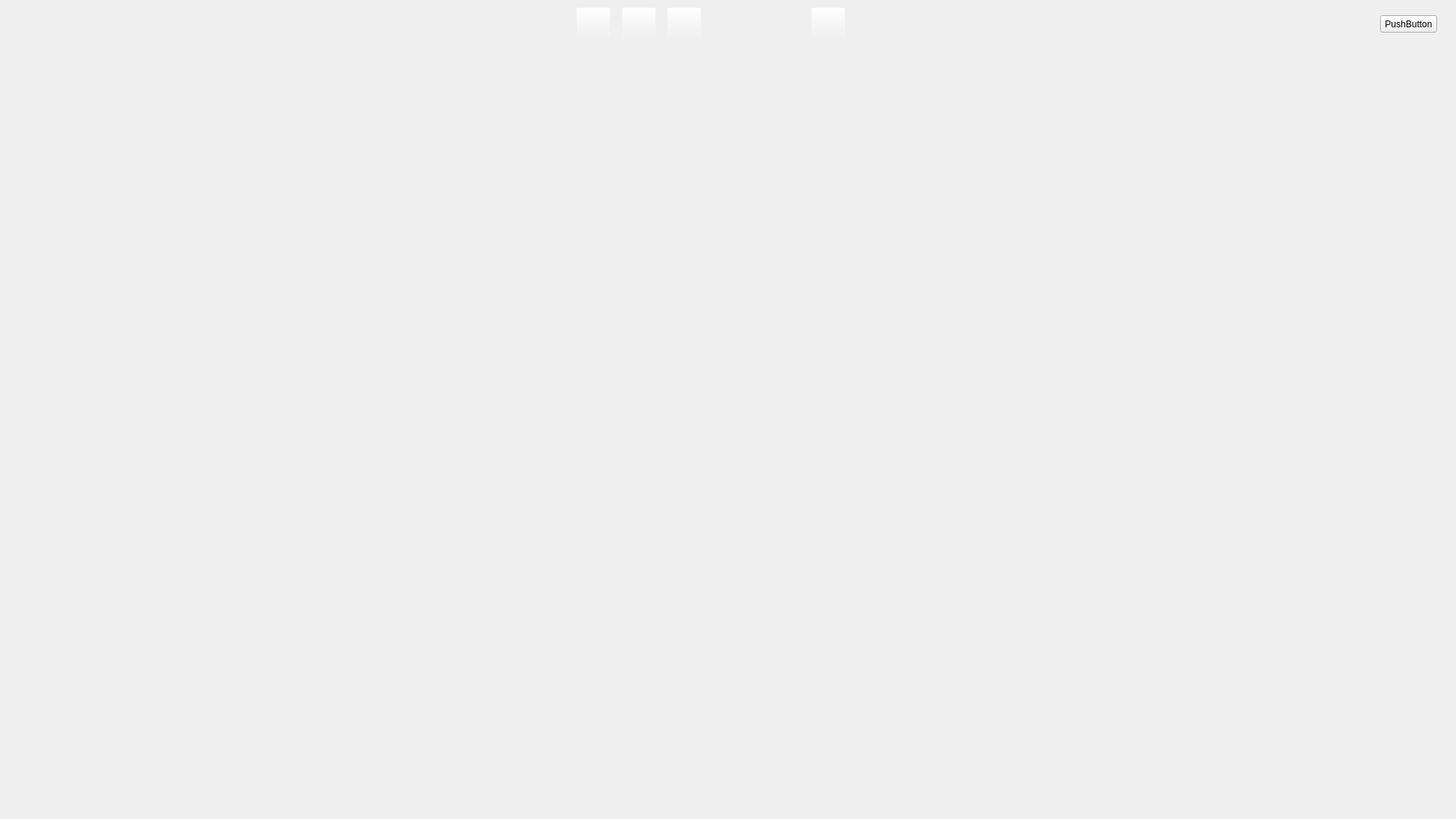
<?xml version="1.0" encoding="UTF-8"?>
<ui version="4.0">
 <class>NNTCClass</class>
 <widget class="QDialog" name="NNTCClass">
  <property name="enabled">
   <bool>true</bool>
  </property>
  <property name="geometry">
   <rect>
    <x>0</x>
    <y>0</y>
    <width>1920</width>
    <height>1080</height>
   </rect>
  </property>
  <property name="maximumSize">
   <size>
    <width>1920</width>
    <height>1080</height>
   </size>
  </property>
  <property name="contextMenuPolicy">
   <enum>Qt::NoContextMenu</enum>
  </property>
  <property name="windowTitle">
   <string/>
  </property>
  <property name="windowOpacity">
   <double>1.000000000000000</double>
  </property>
  <widget class="QPushButton" name="ButtonPlay">
   <property name="geometry">
    <rect>
     <x>760</x>
     <y>10</y>
     <width>45</width>
     <height>45</height>
    </rect>
   </property>
   <property name="palette">
    <palette>
     <active>
      <colorrole role="WindowText">
       <brush brushstyle="SolidPattern">
        <color alpha="255">
         <red>0</red>
         <green>0</green>
         <blue>0</blue>
        </color>
       </brush>
      </colorrole>
      <colorrole role="Button">
       <brush brushstyle="SolidPattern">
        <color alpha="0">
         <red>240</red>
         <green>240</green>
         <blue>240</blue>
        </color>
       </brush>
      </colorrole>
      <colorrole role="Light">
       <brush brushstyle="SolidPattern">
        <color alpha="0">
         <red>255</red>
         <green>255</green>
         <blue>255</blue>
        </color>
       </brush>
      </colorrole>
      <colorrole role="Midlight">
       <brush brushstyle="SolidPattern">
        <color alpha="0">
         <red>247</red>
         <green>247</green>
         <blue>247</blue>
        </color>
       </brush>
      </colorrole>
      <colorrole role="Dark">
       <brush brushstyle="SolidPattern">
        <color alpha="0">
         <red>120</red>
         <green>120</green>
         <blue>120</blue>
        </color>
       </brush>
      </colorrole>
      <colorrole role="Mid">
       <brush brushstyle="SolidPattern">
        <color alpha="0">
         <red>160</red>
         <green>160</green>
         <blue>160</blue>
        </color>
       </brush>
      </colorrole>
      <colorrole role="Text">
       <brush brushstyle="SolidPattern">
        <color alpha="255">
         <red>0</red>
         <green>0</green>
         <blue>0</blue>
        </color>
       </brush>
      </colorrole>
      <colorrole role="BrightText">
       <brush brushstyle="SolidPattern">
        <color alpha="255">
         <red>255</red>
         <green>255</green>
         <blue>255</blue>
        </color>
       </brush>
      </colorrole>
      <colorrole role="ButtonText">
       <brush brushstyle="SolidPattern">
        <color alpha="255">
         <red>0</red>
         <green>0</green>
         <blue>0</blue>
        </color>
       </brush>
      </colorrole>
      <colorrole role="Base">
       <brush brushstyle="SolidPattern">
        <color alpha="255">
         <red>255</red>
         <green>255</green>
         <blue>255</blue>
        </color>
       </brush>
      </colorrole>
      <colorrole role="Window">
       <brush brushstyle="SolidPattern">
        <color alpha="0">
         <red>240</red>
         <green>240</green>
         <blue>240</blue>
        </color>
       </brush>
      </colorrole>
      <colorrole role="Shadow">
       <brush brushstyle="SolidPattern">
        <color alpha="255">
         <red>0</red>
         <green>0</green>
         <blue>0</blue>
        </color>
       </brush>
      </colorrole>
      <colorrole role="AlternateBase">
       <brush brushstyle="SolidPattern">
        <color alpha="127">
         <red>247</red>
         <green>247</green>
         <blue>247</blue>
        </color>
       </brush>
      </colorrole>
      <colorrole role="ToolTipBase">
       <brush brushstyle="SolidPattern">
        <color alpha="255">
         <red>255</red>
         <green>255</green>
         <blue>220</blue>
        </color>
       </brush>
      </colorrole>
      <colorrole role="ToolTipText">
       <brush brushstyle="SolidPattern">
        <color alpha="255">
         <red>0</red>
         <green>0</green>
         <blue>0</blue>
        </color>
       </brush>
      </colorrole>
     </active>
     <inactive>
      <colorrole role="WindowText">
       <brush brushstyle="SolidPattern">
        <color alpha="255">
         <red>0</red>
         <green>0</green>
         <blue>0</blue>
        </color>
       </brush>
      </colorrole>
      <colorrole role="Button">
       <brush brushstyle="SolidPattern">
        <color alpha="0">
         <red>240</red>
         <green>240</green>
         <blue>240</blue>
        </color>
       </brush>
      </colorrole>
      <colorrole role="Light">
       <brush brushstyle="SolidPattern">
        <color alpha="0">
         <red>255</red>
         <green>255</green>
         <blue>255</blue>
        </color>
       </brush>
      </colorrole>
      <colorrole role="Midlight">
       <brush brushstyle="SolidPattern">
        <color alpha="0">
         <red>247</red>
         <green>247</green>
         <blue>247</blue>
        </color>
       </brush>
      </colorrole>
      <colorrole role="Dark">
       <brush brushstyle="SolidPattern">
        <color alpha="0">
         <red>120</red>
         <green>120</green>
         <blue>120</blue>
        </color>
       </brush>
      </colorrole>
      <colorrole role="Mid">
       <brush brushstyle="SolidPattern">
        <color alpha="0">
         <red>160</red>
         <green>160</green>
         <blue>160</blue>
        </color>
       </brush>
      </colorrole>
      <colorrole role="Text">
       <brush brushstyle="SolidPattern">
        <color alpha="255">
         <red>0</red>
         <green>0</green>
         <blue>0</blue>
        </color>
       </brush>
      </colorrole>
      <colorrole role="BrightText">
       <brush brushstyle="SolidPattern">
        <color alpha="255">
         <red>255</red>
         <green>255</green>
         <blue>255</blue>
        </color>
       </brush>
      </colorrole>
      <colorrole role="ButtonText">
       <brush brushstyle="SolidPattern">
        <color alpha="255">
         <red>0</red>
         <green>0</green>
         <blue>0</blue>
        </color>
       </brush>
      </colorrole>
      <colorrole role="Base">
       <brush brushstyle="SolidPattern">
        <color alpha="255">
         <red>255</red>
         <green>255</green>
         <blue>255</blue>
        </color>
       </brush>
      </colorrole>
      <colorrole role="Window">
       <brush brushstyle="SolidPattern">
        <color alpha="0">
         <red>240</red>
         <green>240</green>
         <blue>240</blue>
        </color>
       </brush>
      </colorrole>
      <colorrole role="Shadow">
       <brush brushstyle="SolidPattern">
        <color alpha="255">
         <red>0</red>
         <green>0</green>
         <blue>0</blue>
        </color>
       </brush>
      </colorrole>
      <colorrole role="AlternateBase">
       <brush brushstyle="SolidPattern">
        <color alpha="127">
         <red>247</red>
         <green>247</green>
         <blue>247</blue>
        </color>
       </brush>
      </colorrole>
      <colorrole role="ToolTipBase">
       <brush brushstyle="SolidPattern">
        <color alpha="255">
         <red>255</red>
         <green>255</green>
         <blue>220</blue>
        </color>
       </brush>
      </colorrole>
      <colorrole role="ToolTipText">
       <brush brushstyle="SolidPattern">
        <color alpha="255">
         <red>0</red>
         <green>0</green>
         <blue>0</blue>
        </color>
       </brush>
      </colorrole>
     </inactive>
     <disabled>
      <colorrole role="WindowText">
       <brush brushstyle="SolidPattern">
        <color alpha="0">
         <red>120</red>
         <green>120</green>
         <blue>120</blue>
        </color>
       </brush>
      </colorrole>
      <colorrole role="Button">
       <brush brushstyle="SolidPattern">
        <color alpha="0">
         <red>240</red>
         <green>240</green>
         <blue>240</blue>
        </color>
       </brush>
      </colorrole>
      <colorrole role="Light">
       <brush brushstyle="SolidPattern">
        <color alpha="0">
         <red>255</red>
         <green>255</green>
         <blue>255</blue>
        </color>
       </brush>
      </colorrole>
      <colorrole role="Midlight">
       <brush brushstyle="SolidPattern">
        <color alpha="0">
         <red>247</red>
         <green>247</green>
         <blue>247</blue>
        </color>
       </brush>
      </colorrole>
      <colorrole role="Dark">
       <brush brushstyle="SolidPattern">
        <color alpha="0">
         <red>120</red>
         <green>120</green>
         <blue>120</blue>
        </color>
       </brush>
      </colorrole>
      <colorrole role="Mid">
       <brush brushstyle="SolidPattern">
        <color alpha="0">
         <red>160</red>
         <green>160</green>
         <blue>160</blue>
        </color>
       </brush>
      </colorrole>
      <colorrole role="Text">
       <brush brushstyle="SolidPattern">
        <color alpha="0">
         <red>120</red>
         <green>120</green>
         <blue>120</blue>
        </color>
       </brush>
      </colorrole>
      <colorrole role="BrightText">
       <brush brushstyle="SolidPattern">
        <color alpha="255">
         <red>255</red>
         <green>255</green>
         <blue>255</blue>
        </color>
       </brush>
      </colorrole>
      <colorrole role="ButtonText">
       <brush brushstyle="SolidPattern">
        <color alpha="0">
         <red>120</red>
         <green>120</green>
         <blue>120</blue>
        </color>
       </brush>
      </colorrole>
      <colorrole role="Base">
       <brush brushstyle="SolidPattern">
        <color alpha="0">
         <red>240</red>
         <green>240</green>
         <blue>240</blue>
        </color>
       </brush>
      </colorrole>
      <colorrole role="Window">
       <brush brushstyle="SolidPattern">
        <color alpha="0">
         <red>240</red>
         <green>240</green>
         <blue>240</blue>
        </color>
       </brush>
      </colorrole>
      <colorrole role="Shadow">
       <brush brushstyle="SolidPattern">
        <color alpha="255">
         <red>0</red>
         <green>0</green>
         <blue>0</blue>
        </color>
       </brush>
      </colorrole>
      <colorrole role="AlternateBase">
       <brush brushstyle="SolidPattern">
        <color alpha="0">
         <red>240</red>
         <green>240</green>
         <blue>240</blue>
        </color>
       </brush>
      </colorrole>
      <colorrole role="ToolTipBase">
       <brush brushstyle="SolidPattern">
        <color alpha="255">
         <red>255</red>
         <green>255</green>
         <blue>220</blue>
        </color>
       </brush>
      </colorrole>
      <colorrole role="ToolTipText">
       <brush brushstyle="SolidPattern">
        <color alpha="255">
         <red>0</red>
         <green>0</green>
         <blue>0</blue>
        </color>
       </brush>
      </colorrole>
     </disabled>
    </palette>
   </property>
   <property name="focusPolicy">
    <enum>Qt::NoFocus</enum>
   </property>
   <property name="autoFillBackground">
    <bool>false</bool>
   </property>
   <property name="styleSheet">
    <string notr="true">background-image: url(:/NNTC/Resources/page5/play.png);</string>
   </property>
   <property name="text">
    <string/>
   </property>
   <property name="iconSize">
    <size>
     <width>45</width>
     <height>45</height>
    </size>
   </property>
   <property name="checkable">
    <bool>false</bool>
   </property>
   <property name="autoDefault">
    <bool>true</bool>
   </property>
  </widget>
  <widget class="QPushButton" name="ButtonStop">
   <property name="geometry">
    <rect>
     <x>880</x>
     <y>10</y>
     <width>45</width>
     <height>45</height>
    </rect>
   </property>
   <property name="palette">
    <palette>
     <active>
      <colorrole role="WindowText">
       <brush brushstyle="SolidPattern">
        <color alpha="255">
         <red>0</red>
         <green>0</green>
         <blue>0</blue>
        </color>
       </brush>
      </colorrole>
      <colorrole role="Button">
       <brush brushstyle="SolidPattern">
        <color alpha="0">
         <red>240</red>
         <green>240</green>
         <blue>240</blue>
        </color>
       </brush>
      </colorrole>
      <colorrole role="Light">
       <brush brushstyle="SolidPattern">
        <color alpha="0">
         <red>255</red>
         <green>255</green>
         <blue>255</blue>
        </color>
       </brush>
      </colorrole>
      <colorrole role="Midlight">
       <brush brushstyle="SolidPattern">
        <color alpha="0">
         <red>247</red>
         <green>247</green>
         <blue>247</blue>
        </color>
       </brush>
      </colorrole>
      <colorrole role="Dark">
       <brush brushstyle="SolidPattern">
        <color alpha="0">
         <red>120</red>
         <green>120</green>
         <blue>120</blue>
        </color>
       </brush>
      </colorrole>
      <colorrole role="Mid">
       <brush brushstyle="SolidPattern">
        <color alpha="0">
         <red>160</red>
         <green>160</green>
         <blue>160</blue>
        </color>
       </brush>
      </colorrole>
      <colorrole role="Text">
       <brush brushstyle="SolidPattern">
        <color alpha="255">
         <red>0</red>
         <green>0</green>
         <blue>0</blue>
        </color>
       </brush>
      </colorrole>
      <colorrole role="BrightText">
       <brush brushstyle="SolidPattern">
        <color alpha="255">
         <red>255</red>
         <green>255</green>
         <blue>255</blue>
        </color>
       </brush>
      </colorrole>
      <colorrole role="ButtonText">
       <brush brushstyle="SolidPattern">
        <color alpha="255">
         <red>0</red>
         <green>0</green>
         <blue>0</blue>
        </color>
       </brush>
      </colorrole>
      <colorrole role="Base">
       <brush brushstyle="SolidPattern">
        <color alpha="255">
         <red>255</red>
         <green>255</green>
         <blue>255</blue>
        </color>
       </brush>
      </colorrole>
      <colorrole role="Window">
       <brush brushstyle="SolidPattern">
        <color alpha="0">
         <red>240</red>
         <green>240</green>
         <blue>240</blue>
        </color>
       </brush>
      </colorrole>
      <colorrole role="Shadow">
       <brush brushstyle="SolidPattern">
        <color alpha="255">
         <red>0</red>
         <green>0</green>
         <blue>0</blue>
        </color>
       </brush>
      </colorrole>
      <colorrole role="AlternateBase">
       <brush brushstyle="SolidPattern">
        <color alpha="127">
         <red>247</red>
         <green>247</green>
         <blue>247</blue>
        </color>
       </brush>
      </colorrole>
      <colorrole role="ToolTipBase">
       <brush brushstyle="SolidPattern">
        <color alpha="255">
         <red>255</red>
         <green>255</green>
         <blue>220</blue>
        </color>
       </brush>
      </colorrole>
      <colorrole role="ToolTipText">
       <brush brushstyle="SolidPattern">
        <color alpha="255">
         <red>0</red>
         <green>0</green>
         <blue>0</blue>
        </color>
       </brush>
      </colorrole>
     </active>
     <inactive>
      <colorrole role="WindowText">
       <brush brushstyle="SolidPattern">
        <color alpha="255">
         <red>0</red>
         <green>0</green>
         <blue>0</blue>
        </color>
       </brush>
      </colorrole>
      <colorrole role="Button">
       <brush brushstyle="SolidPattern">
        <color alpha="0">
         <red>240</red>
         <green>240</green>
         <blue>240</blue>
        </color>
       </brush>
      </colorrole>
      <colorrole role="Light">
       <brush brushstyle="SolidPattern">
        <color alpha="0">
         <red>255</red>
         <green>255</green>
         <blue>255</blue>
        </color>
       </brush>
      </colorrole>
      <colorrole role="Midlight">
       <brush brushstyle="SolidPattern">
        <color alpha="0">
         <red>247</red>
         <green>247</green>
         <blue>247</blue>
        </color>
       </brush>
      </colorrole>
      <colorrole role="Dark">
       <brush brushstyle="SolidPattern">
        <color alpha="0">
         <red>120</red>
         <green>120</green>
         <blue>120</blue>
        </color>
       </brush>
      </colorrole>
      <colorrole role="Mid">
       <brush brushstyle="SolidPattern">
        <color alpha="0">
         <red>160</red>
         <green>160</green>
         <blue>160</blue>
        </color>
       </brush>
      </colorrole>
      <colorrole role="Text">
       <brush brushstyle="SolidPattern">
        <color alpha="255">
         <red>0</red>
         <green>0</green>
         <blue>0</blue>
        </color>
       </brush>
      </colorrole>
      <colorrole role="BrightText">
       <brush brushstyle="SolidPattern">
        <color alpha="255">
         <red>255</red>
         <green>255</green>
         <blue>255</blue>
        </color>
       </brush>
      </colorrole>
      <colorrole role="ButtonText">
       <brush brushstyle="SolidPattern">
        <color alpha="255">
         <red>0</red>
         <green>0</green>
         <blue>0</blue>
        </color>
       </brush>
      </colorrole>
      <colorrole role="Base">
       <brush brushstyle="SolidPattern">
        <color alpha="255">
         <red>255</red>
         <green>255</green>
         <blue>255</blue>
        </color>
       </brush>
      </colorrole>
      <colorrole role="Window">
       <brush brushstyle="SolidPattern">
        <color alpha="0">
         <red>240</red>
         <green>240</green>
         <blue>240</blue>
        </color>
       </brush>
      </colorrole>
      <colorrole role="Shadow">
       <brush brushstyle="SolidPattern">
        <color alpha="255">
         <red>0</red>
         <green>0</green>
         <blue>0</blue>
        </color>
       </brush>
      </colorrole>
      <colorrole role="AlternateBase">
       <brush brushstyle="SolidPattern">
        <color alpha="127">
         <red>247</red>
         <green>247</green>
         <blue>247</blue>
        </color>
       </brush>
      </colorrole>
      <colorrole role="ToolTipBase">
       <brush brushstyle="SolidPattern">
        <color alpha="255">
         <red>255</red>
         <green>255</green>
         <blue>220</blue>
        </color>
       </brush>
      </colorrole>
      <colorrole role="ToolTipText">
       <brush brushstyle="SolidPattern">
        <color alpha="255">
         <red>0</red>
         <green>0</green>
         <blue>0</blue>
        </color>
       </brush>
      </colorrole>
     </inactive>
     <disabled>
      <colorrole role="WindowText">
       <brush brushstyle="SolidPattern">
        <color alpha="0">
         <red>120</red>
         <green>120</green>
         <blue>120</blue>
        </color>
       </brush>
      </colorrole>
      <colorrole role="Button">
       <brush brushstyle="SolidPattern">
        <color alpha="0">
         <red>240</red>
         <green>240</green>
         <blue>240</blue>
        </color>
       </brush>
      </colorrole>
      <colorrole role="Light">
       <brush brushstyle="SolidPattern">
        <color alpha="0">
         <red>255</red>
         <green>255</green>
         <blue>255</blue>
        </color>
       </brush>
      </colorrole>
      <colorrole role="Midlight">
       <brush brushstyle="SolidPattern">
        <color alpha="0">
         <red>247</red>
         <green>247</green>
         <blue>247</blue>
        </color>
       </brush>
      </colorrole>
      <colorrole role="Dark">
       <brush brushstyle="SolidPattern">
        <color alpha="0">
         <red>120</red>
         <green>120</green>
         <blue>120</blue>
        </color>
       </brush>
      </colorrole>
      <colorrole role="Mid">
       <brush brushstyle="SolidPattern">
        <color alpha="0">
         <red>160</red>
         <green>160</green>
         <blue>160</blue>
        </color>
       </brush>
      </colorrole>
      <colorrole role="Text">
       <brush brushstyle="SolidPattern">
        <color alpha="0">
         <red>120</red>
         <green>120</green>
         <blue>120</blue>
        </color>
       </brush>
      </colorrole>
      <colorrole role="BrightText">
       <brush brushstyle="SolidPattern">
        <color alpha="255">
         <red>255</red>
         <green>255</green>
         <blue>255</blue>
        </color>
       </brush>
      </colorrole>
      <colorrole role="ButtonText">
       <brush brushstyle="SolidPattern">
        <color alpha="0">
         <red>120</red>
         <green>120</green>
         <blue>120</blue>
        </color>
       </brush>
      </colorrole>
      <colorrole role="Base">
       <brush brushstyle="SolidPattern">
        <color alpha="0">
         <red>240</red>
         <green>240</green>
         <blue>240</blue>
        </color>
       </brush>
      </colorrole>
      <colorrole role="Window">
       <brush brushstyle="SolidPattern">
        <color alpha="0">
         <red>240</red>
         <green>240</green>
         <blue>240</blue>
        </color>
       </brush>
      </colorrole>
      <colorrole role="Shadow">
       <brush brushstyle="SolidPattern">
        <color alpha="255">
         <red>0</red>
         <green>0</green>
         <blue>0</blue>
        </color>
       </brush>
      </colorrole>
      <colorrole role="AlternateBase">
       <brush brushstyle="SolidPattern">
        <color alpha="0">
         <red>240</red>
         <green>240</green>
         <blue>240</blue>
        </color>
       </brush>
      </colorrole>
      <colorrole role="ToolTipBase">
       <brush brushstyle="SolidPattern">
        <color alpha="255">
         <red>255</red>
         <green>255</green>
         <blue>220</blue>
        </color>
       </brush>
      </colorrole>
      <colorrole role="ToolTipText">
       <brush brushstyle="SolidPattern">
        <color alpha="255">
         <red>0</red>
         <green>0</green>
         <blue>0</blue>
        </color>
       </brush>
      </colorrole>
     </disabled>
    </palette>
   </property>
   <property name="focusPolicy">
    <enum>Qt::NoFocus</enum>
   </property>
   <property name="autoFillBackground">
    <bool>false</bool>
   </property>
   <property name="styleSheet">
    <string notr="true">background-image: url(:/NNTC/Resources/page5/정지.png);</string>
   </property>
   <property name="text">
    <string/>
   </property>
   <property name="iconSize">
    <size>
     <width>45</width>
     <height>45</height>
    </size>
   </property>
   <property name="checkable">
    <bool>false</bool>
   </property>
   <property name="autoDefault">
    <bool>true</bool>
   </property>
  </widget>
  <widget class="QLabel" name="labelToolbar">
   <property name="geometry">
    <rect>
     <x>0</x>
     <y>0</y>
     <width>1920</width>
     <height>61</height>
    </rect>
   </property>
   <property name="styleSheet">
    <string notr="true">background-image: url(:/NNTC/Resources/page5/51.jpg);</string>
   </property>
   <property name="frameShape">
    <enum>QFrame::NoFrame</enum>
   </property>
   <property name="text">
    <string/>
   </property>
  </widget>
  <widget class="QLabel" name="labelLeft">
   <property name="geometry">
    <rect>
     <x>0</x>
     <y>61</y>
     <width>275</width>
     <height>1019</height>
    </rect>
   </property>
   <property name="styleSheet">
    <string notr="true">background-image: url(:/NNTC/Resources/page5/52.jpg);</string>
   </property>
   <property name="text">
    <string/>
   </property>
  </widget>
  <widget class="QPushButton" name="ButtonExit">
   <property name="geometry">
    <rect>
     <x>1820</x>
     <y>20</y>
     <width>75</width>
     <height>23</height>
    </rect>
   </property>
   <property name="focusPolicy">
    <enum>Qt::NoFocus</enum>
   </property>
   <property name="text">
    <string>PushButton</string>
   </property>
  </widget>
  <widget class="QPushButton" name="ButtonGame">
   <property name="geometry">
    <rect>
     <x>1070</x>
     <y>10</y>
     <width>45</width>
     <height>45</height>
    </rect>
   </property>
   <property name="palette">
    <palette>
     <active>
      <colorrole role="WindowText">
       <brush brushstyle="SolidPattern">
        <color alpha="255">
         <red>0</red>
         <green>0</green>
         <blue>0</blue>
        </color>
       </brush>
      </colorrole>
      <colorrole role="Button">
       <brush brushstyle="SolidPattern">
        <color alpha="0">
         <red>240</red>
         <green>240</green>
         <blue>240</blue>
        </color>
       </brush>
      </colorrole>
      <colorrole role="Light">
       <brush brushstyle="SolidPattern">
        <color alpha="0">
         <red>255</red>
         <green>255</green>
         <blue>255</blue>
        </color>
       </brush>
      </colorrole>
      <colorrole role="Midlight">
       <brush brushstyle="SolidPattern">
        <color alpha="0">
         <red>247</red>
         <green>247</green>
         <blue>247</blue>
        </color>
       </brush>
      </colorrole>
      <colorrole role="Dark">
       <brush brushstyle="SolidPattern">
        <color alpha="0">
         <red>120</red>
         <green>120</green>
         <blue>120</blue>
        </color>
       </brush>
      </colorrole>
      <colorrole role="Mid">
       <brush brushstyle="SolidPattern">
        <color alpha="0">
         <red>160</red>
         <green>160</green>
         <blue>160</blue>
        </color>
       </brush>
      </colorrole>
      <colorrole role="Text">
       <brush brushstyle="SolidPattern">
        <color alpha="255">
         <red>0</red>
         <green>0</green>
         <blue>0</blue>
        </color>
       </brush>
      </colorrole>
      <colorrole role="BrightText">
       <brush brushstyle="SolidPattern">
        <color alpha="255">
         <red>255</red>
         <green>255</green>
         <blue>255</blue>
        </color>
       </brush>
      </colorrole>
      <colorrole role="ButtonText">
       <brush brushstyle="SolidPattern">
        <color alpha="255">
         <red>0</red>
         <green>0</green>
         <blue>0</blue>
        </color>
       </brush>
      </colorrole>
      <colorrole role="Base">
       <brush brushstyle="SolidPattern">
        <color alpha="255">
         <red>255</red>
         <green>255</green>
         <blue>255</blue>
        </color>
       </brush>
      </colorrole>
      <colorrole role="Window">
       <brush brushstyle="SolidPattern">
        <color alpha="0">
         <red>240</red>
         <green>240</green>
         <blue>240</blue>
        </color>
       </brush>
      </colorrole>
      <colorrole role="Shadow">
       <brush brushstyle="SolidPattern">
        <color alpha="255">
         <red>0</red>
         <green>0</green>
         <blue>0</blue>
        </color>
       </brush>
      </colorrole>
      <colorrole role="AlternateBase">
       <brush brushstyle="SolidPattern">
        <color alpha="127">
         <red>247</red>
         <green>247</green>
         <blue>247</blue>
        </color>
       </brush>
      </colorrole>
      <colorrole role="ToolTipBase">
       <brush brushstyle="SolidPattern">
        <color alpha="255">
         <red>255</red>
         <green>255</green>
         <blue>220</blue>
        </color>
       </brush>
      </colorrole>
      <colorrole role="ToolTipText">
       <brush brushstyle="SolidPattern">
        <color alpha="255">
         <red>0</red>
         <green>0</green>
         <blue>0</blue>
        </color>
       </brush>
      </colorrole>
     </active>
     <inactive>
      <colorrole role="WindowText">
       <brush brushstyle="SolidPattern">
        <color alpha="255">
         <red>0</red>
         <green>0</green>
         <blue>0</blue>
        </color>
       </brush>
      </colorrole>
      <colorrole role="Button">
       <brush brushstyle="SolidPattern">
        <color alpha="0">
         <red>240</red>
         <green>240</green>
         <blue>240</blue>
        </color>
       </brush>
      </colorrole>
      <colorrole role="Light">
       <brush brushstyle="SolidPattern">
        <color alpha="0">
         <red>255</red>
         <green>255</green>
         <blue>255</blue>
        </color>
       </brush>
      </colorrole>
      <colorrole role="Midlight">
       <brush brushstyle="SolidPattern">
        <color alpha="0">
         <red>247</red>
         <green>247</green>
         <blue>247</blue>
        </color>
       </brush>
      </colorrole>
      <colorrole role="Dark">
       <brush brushstyle="SolidPattern">
        <color alpha="0">
         <red>120</red>
         <green>120</green>
         <blue>120</blue>
        </color>
       </brush>
      </colorrole>
      <colorrole role="Mid">
       <brush brushstyle="SolidPattern">
        <color alpha="0">
         <red>160</red>
         <green>160</green>
         <blue>160</blue>
        </color>
       </brush>
      </colorrole>
      <colorrole role="Text">
       <brush brushstyle="SolidPattern">
        <color alpha="255">
         <red>0</red>
         <green>0</green>
         <blue>0</blue>
        </color>
       </brush>
      </colorrole>
      <colorrole role="BrightText">
       <brush brushstyle="SolidPattern">
        <color alpha="255">
         <red>255</red>
         <green>255</green>
         <blue>255</blue>
        </color>
       </brush>
      </colorrole>
      <colorrole role="ButtonText">
       <brush brushstyle="SolidPattern">
        <color alpha="255">
         <red>0</red>
         <green>0</green>
         <blue>0</blue>
        </color>
       </brush>
      </colorrole>
      <colorrole role="Base">
       <brush brushstyle="SolidPattern">
        <color alpha="255">
         <red>255</red>
         <green>255</green>
         <blue>255</blue>
        </color>
       </brush>
      </colorrole>
      <colorrole role="Window">
       <brush brushstyle="SolidPattern">
        <color alpha="0">
         <red>240</red>
         <green>240</green>
         <blue>240</blue>
        </color>
       </brush>
      </colorrole>
      <colorrole role="Shadow">
       <brush brushstyle="SolidPattern">
        <color alpha="255">
         <red>0</red>
         <green>0</green>
         <blue>0</blue>
        </color>
       </brush>
      </colorrole>
      <colorrole role="AlternateBase">
       <brush brushstyle="SolidPattern">
        <color alpha="127">
         <red>247</red>
         <green>247</green>
         <blue>247</blue>
        </color>
       </brush>
      </colorrole>
      <colorrole role="ToolTipBase">
       <brush brushstyle="SolidPattern">
        <color alpha="255">
         <red>255</red>
         <green>255</green>
         <blue>220</blue>
        </color>
       </brush>
      </colorrole>
      <colorrole role="ToolTipText">
       <brush brushstyle="SolidPattern">
        <color alpha="255">
         <red>0</red>
         <green>0</green>
         <blue>0</blue>
        </color>
       </brush>
      </colorrole>
     </inactive>
     <disabled>
      <colorrole role="WindowText">
       <brush brushstyle="SolidPattern">
        <color alpha="0">
         <red>120</red>
         <green>120</green>
         <blue>120</blue>
        </color>
       </brush>
      </colorrole>
      <colorrole role="Button">
       <brush brushstyle="SolidPattern">
        <color alpha="0">
         <red>240</red>
         <green>240</green>
         <blue>240</blue>
        </color>
       </brush>
      </colorrole>
      <colorrole role="Light">
       <brush brushstyle="SolidPattern">
        <color alpha="0">
         <red>255</red>
         <green>255</green>
         <blue>255</blue>
        </color>
       </brush>
      </colorrole>
      <colorrole role="Midlight">
       <brush brushstyle="SolidPattern">
        <color alpha="0">
         <red>247</red>
         <green>247</green>
         <blue>247</blue>
        </color>
       </brush>
      </colorrole>
      <colorrole role="Dark">
       <brush brushstyle="SolidPattern">
        <color alpha="0">
         <red>120</red>
         <green>120</green>
         <blue>120</blue>
        </color>
       </brush>
      </colorrole>
      <colorrole role="Mid">
       <brush brushstyle="SolidPattern">
        <color alpha="0">
         <red>160</red>
         <green>160</green>
         <blue>160</blue>
        </color>
       </brush>
      </colorrole>
      <colorrole role="Text">
       <brush brushstyle="SolidPattern">
        <color alpha="0">
         <red>120</red>
         <green>120</green>
         <blue>120</blue>
        </color>
       </brush>
      </colorrole>
      <colorrole role="BrightText">
       <brush brushstyle="SolidPattern">
        <color alpha="255">
         <red>255</red>
         <green>255</green>
         <blue>255</blue>
        </color>
       </brush>
      </colorrole>
      <colorrole role="ButtonText">
       <brush brushstyle="SolidPattern">
        <color alpha="0">
         <red>120</red>
         <green>120</green>
         <blue>120</blue>
        </color>
       </brush>
      </colorrole>
      <colorrole role="Base">
       <brush brushstyle="SolidPattern">
        <color alpha="0">
         <red>240</red>
         <green>240</green>
         <blue>240</blue>
        </color>
       </brush>
      </colorrole>
      <colorrole role="Window">
       <brush brushstyle="SolidPattern">
        <color alpha="0">
         <red>240</red>
         <green>240</green>
         <blue>240</blue>
        </color>
       </brush>
      </colorrole>
      <colorrole role="Shadow">
       <brush brushstyle="SolidPattern">
        <color alpha="255">
         <red>0</red>
         <green>0</green>
         <blue>0</blue>
        </color>
       </brush>
      </colorrole>
      <colorrole role="AlternateBase">
       <brush brushstyle="SolidPattern">
        <color alpha="0">
         <red>240</red>
         <green>240</green>
         <blue>240</blue>
        </color>
       </brush>
      </colorrole>
      <colorrole role="ToolTipBase">
       <brush brushstyle="SolidPattern">
        <color alpha="255">
         <red>255</red>
         <green>255</green>
         <blue>220</blue>
        </color>
       </brush>
      </colorrole>
      <colorrole role="ToolTipText">
       <brush brushstyle="SolidPattern">
        <color alpha="255">
         <red>0</red>
         <green>0</green>
         <blue>0</blue>
        </color>
       </brush>
      </colorrole>
     </disabled>
    </palette>
   </property>
   <property name="focusPolicy">
    <enum>Qt::NoFocus</enum>
   </property>
   <property name="autoFillBackground">
    <bool>false</bool>
   </property>
   <property name="styleSheet">
    <string notr="true">background-image: url(:/NNTC/Resources/page5/게임.png);</string>
   </property>
   <property name="text">
    <string/>
   </property>
   <property name="iconSize">
    <size>
     <width>45</width>
     <height>45</height>
    </size>
   </property>
   <property name="autoDefault">
    <bool>true</bool>
   </property>
  </widget>
  <widget class="QPushButton" name="ButtonPause">
   <property name="geometry">
    <rect>
     <x>820</x>
     <y>10</y>
     <width>45</width>
     <height>45</height>
    </rect>
   </property>
   <property name="palette">
    <palette>
     <active>
      <colorrole role="WindowText">
       <brush brushstyle="SolidPattern">
        <color alpha="255">
         <red>0</red>
         <green>0</green>
         <blue>0</blue>
        </color>
       </brush>
      </colorrole>
      <colorrole role="Button">
       <brush brushstyle="SolidPattern">
        <color alpha="0">
         <red>240</red>
         <green>240</green>
         <blue>240</blue>
        </color>
       </brush>
      </colorrole>
      <colorrole role="Light">
       <brush brushstyle="SolidPattern">
        <color alpha="0">
         <red>255</red>
         <green>255</green>
         <blue>255</blue>
        </color>
       </brush>
      </colorrole>
      <colorrole role="Midlight">
       <brush brushstyle="SolidPattern">
        <color alpha="0">
         <red>247</red>
         <green>247</green>
         <blue>247</blue>
        </color>
       </brush>
      </colorrole>
      <colorrole role="Dark">
       <brush brushstyle="SolidPattern">
        <color alpha="0">
         <red>120</red>
         <green>120</green>
         <blue>120</blue>
        </color>
       </brush>
      </colorrole>
      <colorrole role="Mid">
       <brush brushstyle="SolidPattern">
        <color alpha="0">
         <red>160</red>
         <green>160</green>
         <blue>160</blue>
        </color>
       </brush>
      </colorrole>
      <colorrole role="Text">
       <brush brushstyle="SolidPattern">
        <color alpha="255">
         <red>0</red>
         <green>0</green>
         <blue>0</blue>
        </color>
       </brush>
      </colorrole>
      <colorrole role="BrightText">
       <brush brushstyle="SolidPattern">
        <color alpha="255">
         <red>255</red>
         <green>255</green>
         <blue>255</blue>
        </color>
       </brush>
      </colorrole>
      <colorrole role="ButtonText">
       <brush brushstyle="SolidPattern">
        <color alpha="255">
         <red>0</red>
         <green>0</green>
         <blue>0</blue>
        </color>
       </brush>
      </colorrole>
      <colorrole role="Base">
       <brush brushstyle="SolidPattern">
        <color alpha="255">
         <red>255</red>
         <green>255</green>
         <blue>255</blue>
        </color>
       </brush>
      </colorrole>
      <colorrole role="Window">
       <brush brushstyle="SolidPattern">
        <color alpha="0">
         <red>240</red>
         <green>240</green>
         <blue>240</blue>
        </color>
       </brush>
      </colorrole>
      <colorrole role="Shadow">
       <brush brushstyle="SolidPattern">
        <color alpha="255">
         <red>0</red>
         <green>0</green>
         <blue>0</blue>
        </color>
       </brush>
      </colorrole>
      <colorrole role="AlternateBase">
       <brush brushstyle="SolidPattern">
        <color alpha="127">
         <red>247</red>
         <green>247</green>
         <blue>247</blue>
        </color>
       </brush>
      </colorrole>
      <colorrole role="ToolTipBase">
       <brush brushstyle="SolidPattern">
        <color alpha="255">
         <red>255</red>
         <green>255</green>
         <blue>220</blue>
        </color>
       </brush>
      </colorrole>
      <colorrole role="ToolTipText">
       <brush brushstyle="SolidPattern">
        <color alpha="255">
         <red>0</red>
         <green>0</green>
         <blue>0</blue>
        </color>
       </brush>
      </colorrole>
     </active>
     <inactive>
      <colorrole role="WindowText">
       <brush brushstyle="SolidPattern">
        <color alpha="255">
         <red>0</red>
         <green>0</green>
         <blue>0</blue>
        </color>
       </brush>
      </colorrole>
      <colorrole role="Button">
       <brush brushstyle="SolidPattern">
        <color alpha="0">
         <red>240</red>
         <green>240</green>
         <blue>240</blue>
        </color>
       </brush>
      </colorrole>
      <colorrole role="Light">
       <brush brushstyle="SolidPattern">
        <color alpha="0">
         <red>255</red>
         <green>255</green>
         <blue>255</blue>
        </color>
       </brush>
      </colorrole>
      <colorrole role="Midlight">
       <brush brushstyle="SolidPattern">
        <color alpha="0">
         <red>247</red>
         <green>247</green>
         <blue>247</blue>
        </color>
       </brush>
      </colorrole>
      <colorrole role="Dark">
       <brush brushstyle="SolidPattern">
        <color alpha="0">
         <red>120</red>
         <green>120</green>
         <blue>120</blue>
        </color>
       </brush>
      </colorrole>
      <colorrole role="Mid">
       <brush brushstyle="SolidPattern">
        <color alpha="0">
         <red>160</red>
         <green>160</green>
         <blue>160</blue>
        </color>
       </brush>
      </colorrole>
      <colorrole role="Text">
       <brush brushstyle="SolidPattern">
        <color alpha="255">
         <red>0</red>
         <green>0</green>
         <blue>0</blue>
        </color>
       </brush>
      </colorrole>
      <colorrole role="BrightText">
       <brush brushstyle="SolidPattern">
        <color alpha="255">
         <red>255</red>
         <green>255</green>
         <blue>255</blue>
        </color>
       </brush>
      </colorrole>
      <colorrole role="ButtonText">
       <brush brushstyle="SolidPattern">
        <color alpha="255">
         <red>0</red>
         <green>0</green>
         <blue>0</blue>
        </color>
       </brush>
      </colorrole>
      <colorrole role="Base">
       <brush brushstyle="SolidPattern">
        <color alpha="255">
         <red>255</red>
         <green>255</green>
         <blue>255</blue>
        </color>
       </brush>
      </colorrole>
      <colorrole role="Window">
       <brush brushstyle="SolidPattern">
        <color alpha="0">
         <red>240</red>
         <green>240</green>
         <blue>240</blue>
        </color>
       </brush>
      </colorrole>
      <colorrole role="Shadow">
       <brush brushstyle="SolidPattern">
        <color alpha="255">
         <red>0</red>
         <green>0</green>
         <blue>0</blue>
        </color>
       </brush>
      </colorrole>
      <colorrole role="AlternateBase">
       <brush brushstyle="SolidPattern">
        <color alpha="127">
         <red>247</red>
         <green>247</green>
         <blue>247</blue>
        </color>
       </brush>
      </colorrole>
      <colorrole role="ToolTipBase">
       <brush brushstyle="SolidPattern">
        <color alpha="255">
         <red>255</red>
         <green>255</green>
         <blue>220</blue>
        </color>
       </brush>
      </colorrole>
      <colorrole role="ToolTipText">
       <brush brushstyle="SolidPattern">
        <color alpha="255">
         <red>0</red>
         <green>0</green>
         <blue>0</blue>
        </color>
       </brush>
      </colorrole>
     </inactive>
     <disabled>
      <colorrole role="WindowText">
       <brush brushstyle="SolidPattern">
        <color alpha="0">
         <red>120</red>
         <green>120</green>
         <blue>120</blue>
        </color>
       </brush>
      </colorrole>
      <colorrole role="Button">
       <brush brushstyle="SolidPattern">
        <color alpha="0">
         <red>240</red>
         <green>240</green>
         <blue>240</blue>
        </color>
       </brush>
      </colorrole>
      <colorrole role="Light">
       <brush brushstyle="SolidPattern">
        <color alpha="0">
         <red>255</red>
         <green>255</green>
         <blue>255</blue>
        </color>
       </brush>
      </colorrole>
      <colorrole role="Midlight">
       <brush brushstyle="SolidPattern">
        <color alpha="0">
         <red>247</red>
         <green>247</green>
         <blue>247</blue>
        </color>
       </brush>
      </colorrole>
      <colorrole role="Dark">
       <brush brushstyle="SolidPattern">
        <color alpha="0">
         <red>120</red>
         <green>120</green>
         <blue>120</blue>
        </color>
       </brush>
      </colorrole>
      <colorrole role="Mid">
       <brush brushstyle="SolidPattern">
        <color alpha="0">
         <red>160</red>
         <green>160</green>
         <blue>160</blue>
        </color>
       </brush>
      </colorrole>
      <colorrole role="Text">
       <brush brushstyle="SolidPattern">
        <color alpha="0">
         <red>120</red>
         <green>120</green>
         <blue>120</blue>
        </color>
       </brush>
      </colorrole>
      <colorrole role="BrightText">
       <brush brushstyle="SolidPattern">
        <color alpha="255">
         <red>255</red>
         <green>255</green>
         <blue>255</blue>
        </color>
       </brush>
      </colorrole>
      <colorrole role="ButtonText">
       <brush brushstyle="SolidPattern">
        <color alpha="0">
         <red>120</red>
         <green>120</green>
         <blue>120</blue>
        </color>
       </brush>
      </colorrole>
      <colorrole role="Base">
       <brush brushstyle="SolidPattern">
        <color alpha="0">
         <red>240</red>
         <green>240</green>
         <blue>240</blue>
        </color>
       </brush>
      </colorrole>
      <colorrole role="Window">
       <brush brushstyle="SolidPattern">
        <color alpha="0">
         <red>240</red>
         <green>240</green>
         <blue>240</blue>
        </color>
       </brush>
      </colorrole>
      <colorrole role="Shadow">
       <brush brushstyle="SolidPattern">
        <color alpha="255">
         <red>0</red>
         <green>0</green>
         <blue>0</blue>
        </color>
       </brush>
      </colorrole>
      <colorrole role="AlternateBase">
       <brush brushstyle="SolidPattern">
        <color alpha="0">
         <red>240</red>
         <green>240</green>
         <blue>240</blue>
        </color>
       </brush>
      </colorrole>
      <colorrole role="ToolTipBase">
       <brush brushstyle="SolidPattern">
        <color alpha="255">
         <red>255</red>
         <green>255</green>
         <blue>220</blue>
        </color>
       </brush>
      </colorrole>
      <colorrole role="ToolTipText">
       <brush brushstyle="SolidPattern">
        <color alpha="255">
         <red>0</red>
         <green>0</green>
         <blue>0</blue>
        </color>
       </brush>
      </colorrole>
     </disabled>
    </palette>
   </property>
   <property name="focusPolicy">
    <enum>Qt::NoFocus</enum>
   </property>
   <property name="autoFillBackground">
    <bool>false</bool>
   </property>
   <property name="styleSheet">
    <string notr="true">background-image: url(:/NNTC/Resources/page5/일시정지.png);</string>
   </property>
   <property name="text">
    <string/>
   </property>
   <property name="iconSize">
    <size>
     <width>45</width>
     <height>45</height>
    </size>
   </property>
   <property name="checkable">
    <bool>false</bool>
   </property>
   <property name="autoDefault">
    <bool>true</bool>
   </property>
  </widget>
  <zorder>labelLeft</zorder>
  <zorder>labelToolbar</zorder>
  <zorder>ButtonPlay</zorder>
  <zorder>ButtonStop</zorder>
  <zorder>ButtonExit</zorder>
  <zorder>ButtonGame</zorder>
  <zorder>ButtonPause</zorder>
 </widget>
 <layoutdefault spacing="6" margin="11"/>
 <resources>
  <include location="nntc.qrc"/>
 </resources>
 <connections/>
</ui>
